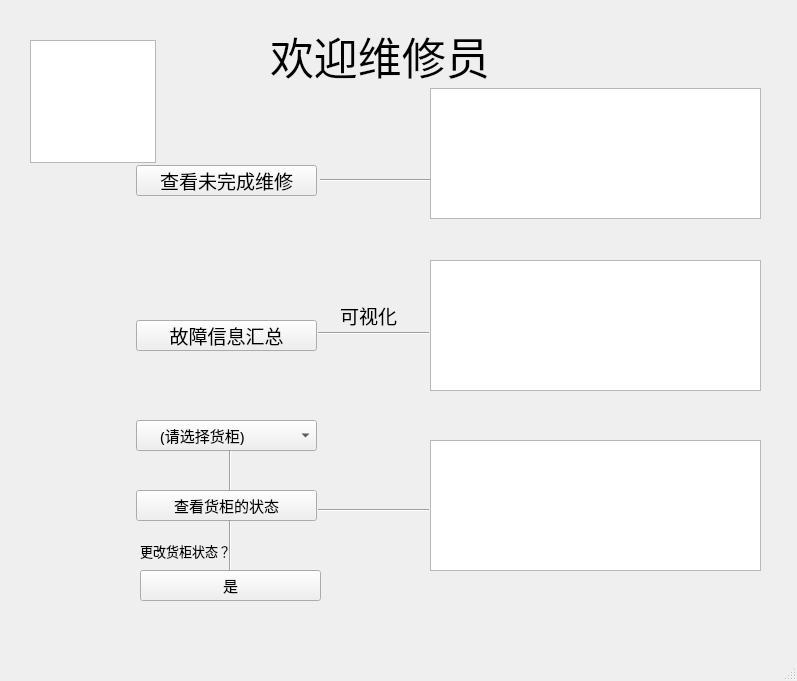
<?xml version="1.0" encoding="UTF-8"?>
<ui version="4.0">
 <class>mainWindow</class>
 <widget class="QMainWindow" name="mainWindow">
  <property name="geometry">
   <rect>
    <x>0</x>
    <y>0</y>
    <width>797</width>
    <height>681</height>
   </rect>
  </property>
  <property name="windowTitle">
   <string>维修员子界面</string>
  </property>
  <widget class="QWidget" name="centralwidget">
   <widget class="QLabel" name="label">
    <property name="geometry">
     <rect>
      <x>270</x>
      <y>20</y>
      <width>231</width>
      <height>71</height>
     </rect>
    </property>
    <property name="font">
     <font>
      <family>新蒂下午茶体</family>
      <pointsize>33</pointsize>
     </font>
    </property>
    <property name="text">
     <string>欢迎维修员</string>
    </property>
   </widget>
   <widget class="QPushButton" name="seeWareHouseInventory">
    <property name="geometry">
     <rect>
      <x>136</x>
      <y>320</y>
      <width>181</width>
      <height>31</height>
     </rect>
    </property>
    <property name="font">
     <font>
      <family>楷体</family>
      <pointsize>14</pointsize>
     </font>
    </property>
    <property name="text">
     <string>故障信息汇总</string>
    </property>
   </widget>
   <widget class="QPushButton" name="addGood">
    <property name="geometry">
     <rect>
      <x>136</x>
      <y>165</y>
      <width>181</width>
      <height>31</height>
     </rect>
    </property>
    <property name="font">
     <font>
      <family>楷体</family>
      <pointsize>14</pointsize>
     </font>
    </property>
    <property name="text">
     <string>查看未完成维修</string>
    </property>
   </widget>
   <widget class="QTableWidget" name="tableWidget">
    <property name="geometry">
     <rect>
      <x>430</x>
      <y>88</y>
      <width>331</width>
      <height>131</height>
     </rect>
    </property>
   </widget>
   <widget class="QComboBox" name="comboBox_2">
    <property name="geometry">
     <rect>
      <x>136</x>
      <y>420</y>
      <width>181</width>
      <height>31</height>
     </rect>
    </property>
    <property name="sizePolicy">
     <sizepolicy hsizetype="Preferred" vsizetype="Fixed">
      <horstretch>0</horstretch>
      <verstretch>0</verstretch>
     </sizepolicy>
    </property>
    <property name="font">
     <font>
      <family>楷体</family>
      <pointsize>11</pointsize>
     </font>
    </property>
    <property name="focusPolicy">
     <enum>Qt::WheelFocus</enum>
    </property>
    <item>
     <property name="text">
      <string notr="true">     (请选择货柜)</string>
     </property>
    </item>
   </widget>
   <widget class="QPushButton" name="seeContainerInventory">
    <property name="geometry">
     <rect>
      <x>136</x>
      <y>490</y>
      <width>181</width>
      <height>31</height>
     </rect>
    </property>
    <property name="font">
     <font>
      <family>楷体</family>
      <pointsize>11</pointsize>
     </font>
    </property>
    <property name="text">
     <string>查看货柜的状态</string>
    </property>
   </widget>
   <widget class="QTableWidget" name="tableWidget_2">
    <property name="geometry">
     <rect>
      <x>430</x>
      <y>440</y>
      <width>331</width>
      <height>131</height>
     </rect>
    </property>
   </widget>
   <widget class="QPushButton" name="seeContainerHotGood">
    <property name="geometry">
     <rect>
      <x>140</x>
      <y>570</y>
      <width>181</width>
      <height>31</height>
     </rect>
    </property>
    <property name="font">
     <font>
      <family>楷体</family>
      <pointsize>11</pointsize>
     </font>
    </property>
    <property name="text">
     <string>是</string>
    </property>
   </widget>
   <widget class="Line" name="line_6">
    <property name="geometry">
     <rect>
      <x>318</x>
      <y>500</y>
      <width>111</width>
      <height>20</height>
     </rect>
    </property>
    <property name="orientation">
     <enum>Qt::Horizontal</enum>
    </property>
   </widget>
   <widget class="Line" name="line_7">
    <property name="geometry">
     <rect>
      <x>220</x>
      <y>450</y>
      <width>20</width>
      <height>41</height>
     </rect>
    </property>
    <property name="orientation">
     <enum>Qt::Vertical</enum>
    </property>
   </widget>
   <widget class="QGraphicsView" name="graphicsView">
    <property name="geometry">
     <rect>
      <x>430</x>
      <y>260</y>
      <width>331</width>
      <height>131</height>
     </rect>
    </property>
   </widget>
   <widget class="QLabel" name="label_2">
    <property name="geometry">
     <rect>
      <x>340</x>
      <y>300</y>
      <width>61</width>
      <height>31</height>
     </rect>
    </property>
    <property name="font">
     <font>
      <family>新蒂下午茶体</family>
      <pointsize>14</pointsize>
     </font>
    </property>
    <property name="text">
     <string>可视化</string>
    </property>
   </widget>
   <widget class="Line" name="line_11">
    <property name="geometry">
     <rect>
      <x>220</x>
      <y>520</y>
      <width>20</width>
      <height>51</height>
     </rect>
    </property>
    <property name="orientation">
     <enum>Qt::Vertical</enum>
    </property>
   </widget>
   <widget class="QLabel" name="label_3">
    <property name="geometry">
     <rect>
      <x>140</x>
      <y>530</y>
      <width>181</width>
      <height>41</height>
     </rect>
    </property>
    <property name="font">
     <font>
      <family>楷体</family>
      <pointsize>10</pointsize>
     </font>
    </property>
    <property name="text">
     <string>更改货柜状态？</string>
    </property>
   </widget>
   <widget class="Line" name="line_8">
    <property name="geometry">
     <rect>
      <x>318</x>
      <y>323</y>
      <width>111</width>
      <height>20</height>
     </rect>
    </property>
    <property name="orientation">
     <enum>Qt::Horizontal</enum>
    </property>
   </widget>
   <widget class="Line" name="line_12">
    <property name="geometry">
     <rect>
      <x>320</x>
      <y>170</y>
      <width>111</width>
      <height>20</height>
     </rect>
    </property>
    <property name="orientation">
     <enum>Qt::Horizontal</enum>
    </property>
   </widget>
   <widget class="QGraphicsView" name="graphicsView_2">
    <property name="geometry">
     <rect>
      <x>30</x>
      <y>40</y>
      <width>126</width>
      <height>123</height>
     </rect>
    </property>
   </widget>
  </widget>
  <widget class="QMenuBar" name="menubar">
   <property name="geometry">
    <rect>
     <x>0</x>
     <y>0</y>
     <width>797</width>
     <height>21</height>
    </rect>
   </property>
  </widget>
  <widget class="QStatusBar" name="statusbar"/>
 </widget>
 <resources/>
 <connections/>
</ui>
